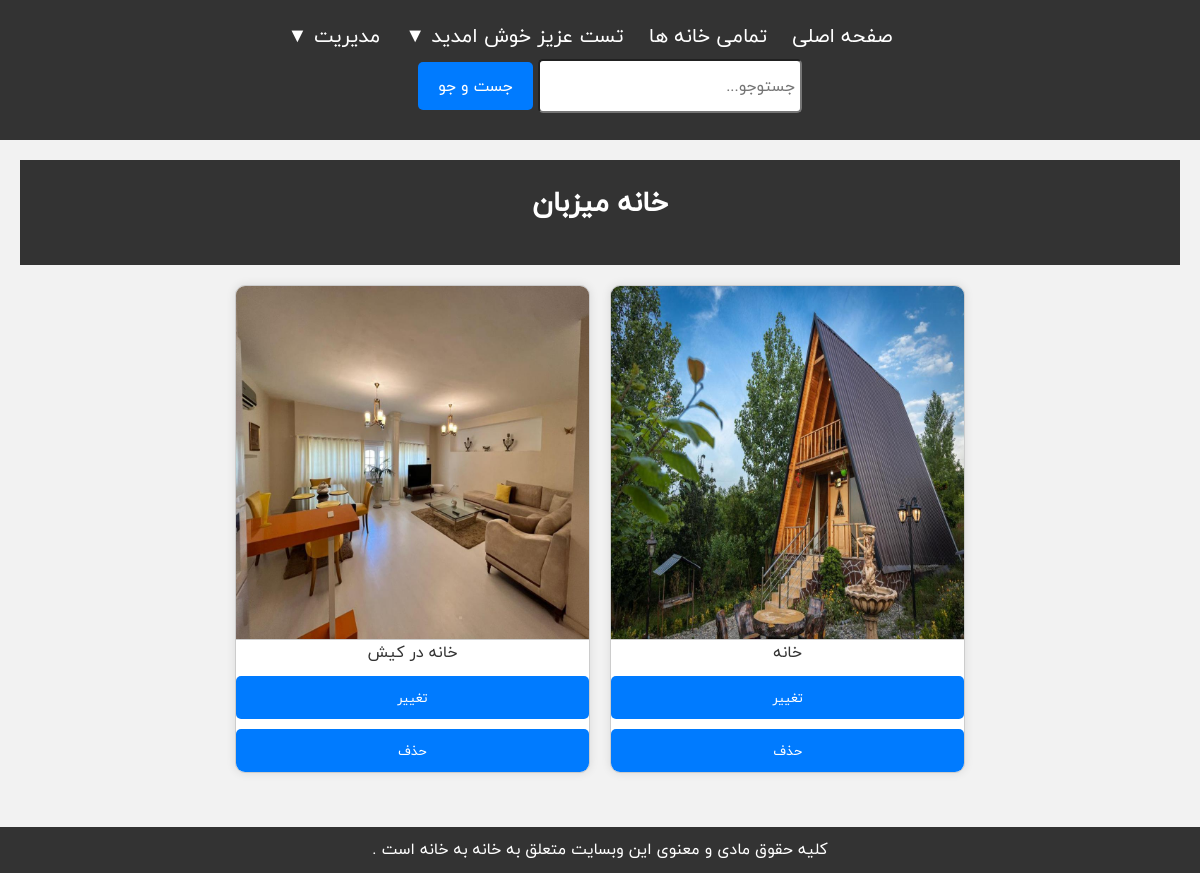
The page /host-houses/ (signed in) on the database its author committed.
### reservations/models.py (models this page shows, shortened)
class User(AbstractUser):
    ROLES = (
        (1, 'Admin'),
        (2, 'Host'),
        (3, 'Passenger'),
    )
    role = models.IntegerField(choices=ROLES, default=3)
    phonenumber = models.CharField(max_length=15)
    address = models.TextField()
    role_change_requested = models.BooleanField(default=False)
    is_active = models.BooleanField(default=True)

class House(models.Model):
    name = models.CharField(max_length=100)
    image = models.ImageField(upload_to='house_images/')
    city = models.CharField(max_length=100)
    number_of_rooms = models.IntegerField()
    area = models.FloatField()
    number_of_parkings = models.IntegerField()
    capacity = models.IntegerField()
    price_per_day = models.IntegerField()
    pool = models.BooleanField(default=False)
    oven = models.BooleanField(default=False)
    user = models.ForeignKey(User, on_delete=models.CASCADE)
    is_active = models.BooleanField(default=True)

### reservations/views.py (the view)
# urls.py: path('host-houses/', host_houses, name='host_houses'),
def host_houses(request):
    if request.user.is_authenticated and request.user.role == 2:
        host_houses = House.objects.filter(user=request.user)
        return render(request, 'reservations/host_houses.html', {'host_houses': host_houses})
    else:
        return render(request, 'reservations/access_denied.html')

### reservations/templates/reservations/host_houses.html (shortened to what this page needs)
{% extends 'reservations/base.html' %}
{% block content %}
    {% load static %}
    <link rel="stylesheet" href="{% static 'css/styles.css' %}">
</head>
<body>
    <header>
        <h1>خانه میزبان</h1>
    </header>
    <main>
        <div class="house-grid">
            {% for house in user.house_set.all %}
                <div class="house-card">
                    <img src="{{ house.image.url }}" alt="{{ house.name }}">
                    <p class="center">{{ house.name }}</p>
                    <button class="button" onclick="location.href='{% url 'house_update' pk=house.pk %}'">تغییر</button>
                    <button class="button" onclick="location.href='{% url 'house_delete' pk=house.pk %}'">حذف</button>
                </div>
            {% endfor %}
        </div>
    </main>
</body>
{% endblock %}

### reservations/templates/reservations/base.html (shortened to what this page needs)
<!DOCTYPE html>
<html lang="fa" dir="rtl">
<head>
    {% load static %}
    <link rel="stylesheet" href="{% static 'css/styles.css' %}">
    <link href="https://cdn.jsdelivr.net/npm/iransans-fontface@0.1.1/css/iransans/iransans-fontface.min.css" rel="stylesheet">
    <link rel="stylesheet" href="https://code.jquery.com/ui/1.12.1/themes/base/jquery-ui.css">
</head>
<body>
    <header>
        <nav>
            <ul>
                <li><a href="{% url 'home' %}">صفحه اصلی</a></li>
                <li><a href="{% url 'house_list' %}">تمامی خانه ها</a></li>
                {% if user.is_authenticated %}
                    <li class="dropdown">
                        <a href="#" class="dropbtn"> {{ user.first_name }} عزیز خوش امدید  &#9660;</a>
                    </li>
                    {% if user.role == 2 %}
                        <li class="dropdown">
                            <a href="#" class="dropbtn">مدیریت &#9660;</a>
                        </li>
                    {% endif %}
                {% else %}
                    <li><a href="{% url 'login' %}">ورود</a></li>
                    <li><a href="{% url 'signup' %}">ثبت نام</a></li>
                {% endif %}
            </ul>
            <form method="get" action="{% url 'search' %}" class="center search-form">
                <input type="text" name="q" placeholder="جستوجو..." required>
                <button type="submit">جست و جو</button>
            </form>
        </nav>
    </header>
    <main class="center">
        {% block content %}{% endblock %}
    </main>
</body>
<footer>
    <p>  کلیه حقوق مادی و معنوی این وبسایت متعلق به خانه به خانه است .  </p>
</footer>
</html>

### reservations/static/css/styles.css (style rules this page uses)
* { font-family: "Qs Iranyekan", Arial, sans-serif; }
body, h1, h2, h3, p, ul, li { margin: 0; padding: 0; box-sizing: border-box; }
body { font-family: "Qs Iranyekan", Arial, sans-serif; background-color: #f2f2f2; color: #333; line-height: 1.6; }
header { background-color: #333; color: #fff; padding: 20px 0; text-align: center; }
header nav ul { list-style-type: none; }
header nav ul li { display: inline; margin-right: 20px; }
header nav ul li a { color: #fff; text-decoration: none; }
.search-form { display: inline-block; margin-left: 20px; }
.search-form input[type="text"] { padding: 5px; font-size: 16px; width: 250px; border-radius: 5px; height:40px ; }
.search-form button { padding: 5px 10px; font-size: 16px; background-color: #007bff; color: #fff; border: none; cursor: pointer; }
main { padding: 20px; margin-bottom: 20px; }
h1, h2 { margin-bottom: 20px; font-size: 28px; text-align: center; }
.house-grid { display: flex; flex-wrap: wrap; justify-content: center; gap: 20px; }
.house-card { background-color: #fff; border: 1px solid #ccc; border-radius: 10px; overflow: hidden; box-shadow: 0 0 10px rgba(0, 0, 0, 0.1); width: calc(33.333% - 20px); margin-bottom: 20px; display: flex; flex-direction: column; align-items: center; }
.house-card img { width: 100%; height: auto; border-bottom: 1px solid #ccc; }
.dropdown { position: relative; display: inline-block; }
.button { display: block; width: 100%; padding: 10px 20px; background-color: #007bff; color: #fff; text-decoration: none; border: none; border-radius: 5px; cursor: pointer; margin-top: 10px; }
.center { text-align: center; }
footer { background-color: #333; color: #fff; text-align: center; padding: 10px 0; position: fixed; bottom: 0; width: 100%; }
button[type="submit"] { background-color: #007bff; margin-top: 10px; margin-bottom: 10px; color: #fff; padding: 10px 20px; border: none; border-radius: 5px; cursor: pointer; font-size: 16px; }
a { text-decoration: none; color: #313785; font-size: 20px; }

### rows shown on the page
User: first_name "تست"
House: image (picture), name "خانه"
House: image (picture), name "خانه در کیش"
